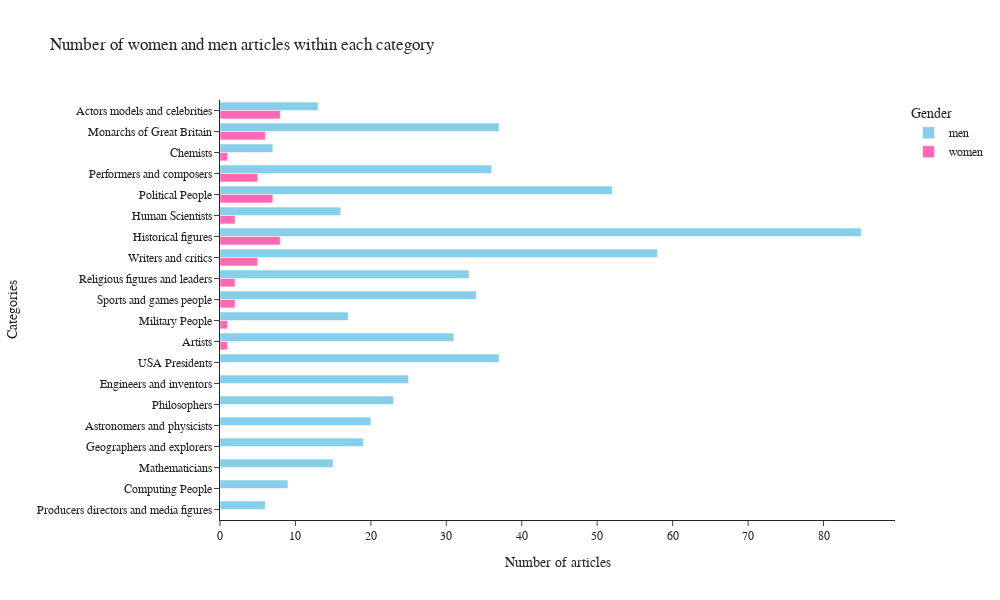

Here is the notebook cell this chart was saved with:
### Markdown cell above
#### **Plot 3**

### Code cell
categories = men_women_cat.index.str.replace('_', ' ')
men = men_women_cat['men'].values
women = men_women_cat['women'].values
women[np.isnan(women)] = 0
total = men + women

order_yaxis = men_women_proportion.transpose().columns.str.replace('_', ' ')
#order_yaxis = order_yaxis.append(order_yaxis)

m = pd.DataFrame({'Categories': categories, 'amount': men,'gender': 'men'}, index = [6,0,4,1,7,3,9,8,5,11,10,2, 12,13,14,15,16,17,18,19]).sort_index()
w = pd.DataFrame({'Categories': categories, 'amount':women, 'gender':'women'}, index = [6,0,4,1,7,3,9,8,5,11,10,2, 12,13,14,15,16,17,18,19]).sort_index()
t = pd.concat([m, w])
#t = t.loc[order_yaxis]



fig = px.bar(t, y='Categories', x='amount', color='gender', barmode='group', 
             color_discrete_sequence = ['skyblue', 'hotpink'], 
             title = 'Number of women and men articles within each category',
             labels={"y": "Categories",
                    "amount": "Number of articles",
                    "gender": "Gender"},
             orientation='h',
             width=1000, height=600,
             template = 'simple_white')

fig.update_layout(yaxis=dict(autorange="reversed"), font_family = "Helvetica")
fig.show()

fig.to_html(full_html = False, include_plotlyjs='cdn')
fig.write_html("datastory_plot/plot3.html", full_html=False, include_plotlyjs='cdn')

### Figure 1 — Plotly figure (JSON) as saved in the notebook; plotly's stock layout.template omitted (floating-point values rounded to 4 significant figures)
{"data": [{"alignmentgroup": "True", "hovertemplate": "Gender=men<br>Number of articles=%{x}<br>Categories=%{y}<extra></extra>", "legendgroup": "men", "marker": {"color": "skyblue", "pattern": {"shape": ""}}, "name": "men", "offsetgroup": "men", "orientation": "h", "showlegend": true, "textposition": "auto", "type": "bar", "x": [13, 37, 7, 36, 52, 16, 85, 58, 33, 34, 17, 31, 37, 25, 23, 20, 19, 15, 9, 6], "xaxis": "x", "y": ["Actors models and celebrities", "Monarchs of Great Britain", "Chemists", "Performers and composers", "Political People", "Human Scientists", "Historical figures", "Writers and critics", "Religious figures and leaders", "Sports and games people", "Military People", "Artists", "USA Presidents", "Engineers and inventors", "Philosophers", "Astronomers and physicists", "Geographers and explorers", "Mathematicians", "Computing People", "Producers directors and media figures"], "yaxis": "y"}, {"alignmentgroup": "True", "hovertemplate": "Gender=women<br>Number of articles=%{x}<br>Categories=%{y}<extra></extra>", "legendgroup": "women", "marker": {"color": "hotpink", "pattern": {"shape": ""}}, "name": "women", "offsetgroup": "women", "orientation": "h", "showlegend": true, "textposition": "auto", "type": "bar", "x": [8, 6, 1, 5, 7, 2, 8, 5, 2, 2, 1, 1, 0, 0, 0, 0, 0, 0, 0, 0], "xaxis": "x", "y": ["Actors models and celebrities", "Monarchs of Great Britain", "Chemists", "Performers and composers", "Political People", "Human Scientists", "Historical figures", "Writers and critics", "Religious figures and leaders", "Sports and games people", "Military People", "Artists", "USA Presidents", "Engineers and inventors", "Philosophers", "Astronomers and physicists", "Geographers and explorers", "Mathematicians", "Computing People", "Producers directors and media figures"], "yaxis": "y"}], "layout": {"barmode": "group", "font": {"family": "Helvetica"}, "height": 600, "legend": {"title": {"text": "Gender"}, "tracegroupgap": 0}, "title": {"text": "Number of women and men articles within each category"}, "width": 1000, "xaxis": {"anchor": "y", "autorange": true, "domain": [0, 1], "range": [0, 89.47], "title": {"text": "Number of articles"}, "type": "linear"}, "yaxis": {"anchor": "x", "autorange": true, "domain": [0, 1], "range": [19.5, -0.5], "title": {"text": "Categories"}, "type": "category"}}}
